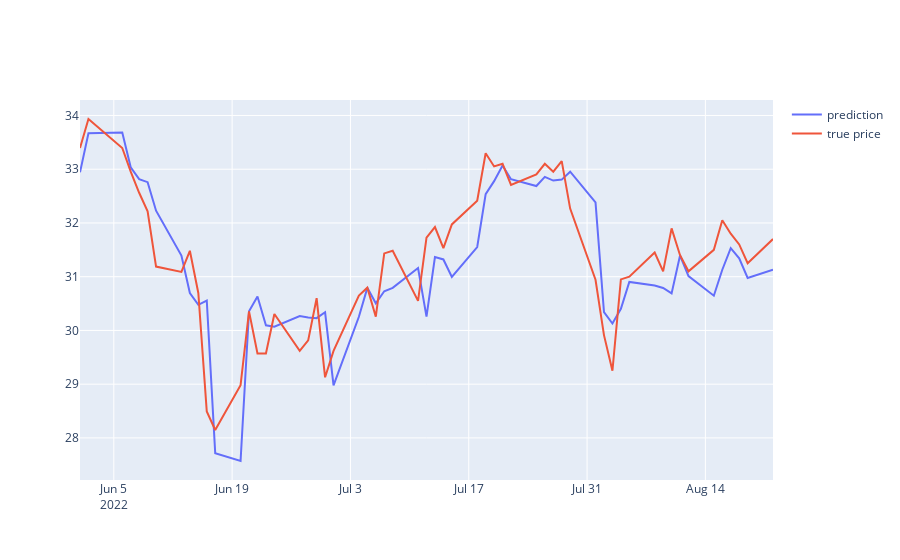

Write notebook code for a chart like this one.
### Code cell
# gragh of y1 prediction 
fig = go.Figure()
fig.add_trace(go.Scatter(x = val1["Date"], y = val1["gbr_pred_y3"], mode = "lines", name = "prediction"))
fig.add_trace(go.Scatter(x = val1["Date"], y = val1["y3"], mode = "lines", name = "true price"))
fig.show()
